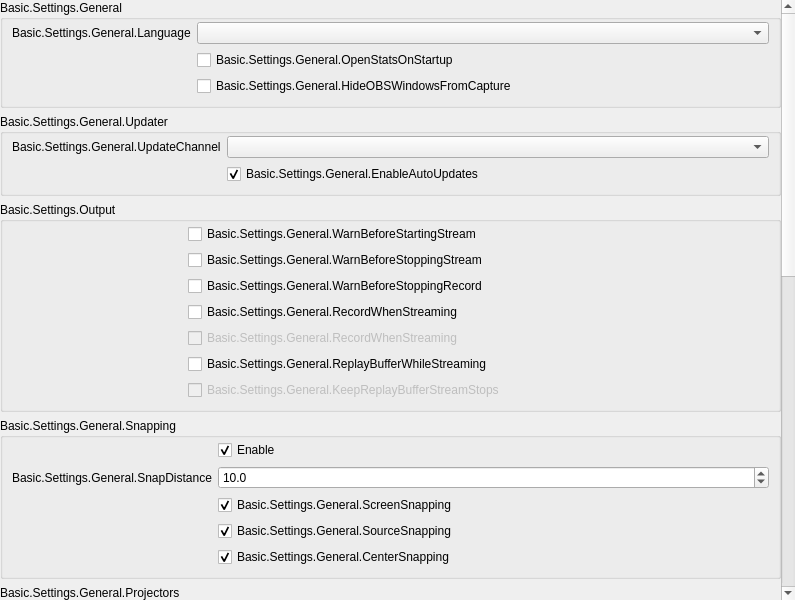
<?xml version="1.0" encoding="UTF-8"?>
<ui version="4.0">
 <class>GeneralPage</class>
 <widget class="QWidget" name="GeneralPage">
  <property name="geometry">
   <rect>
    <x>0</x>
    <y>0</y>
    <width>795</width>
    <height>600</height>
   </rect>
  </property>
  <property name="sizePolicy">
   <sizepolicy hsizetype="Preferred" vsizetype="Expanding">
    <horstretch>0</horstretch>
    <verstretch>0</verstretch>
   </sizepolicy>
  </property>
  <property name="windowTitle">
   <string>Form</string>
  </property>
  <layout class="QVBoxLayout" name="verticalLayout">
   <property name="leftMargin">
    <number>0</number>
   </property>
   <property name="topMargin">
    <number>0</number>
   </property>
   <property name="rightMargin">
    <number>0</number>
   </property>
   <property name="bottomMargin">
    <number>0</number>
   </property>
   <item>
    <widget class="QScrollArea" name="scrollArea_2">
     <property name="frameShape">
      <enum>QFrame::Shape::NoFrame</enum>
     </property>
     <property name="frameShadow">
      <enum>QFrame::Shadow::Plain</enum>
     </property>
     <property name="lineWidth">
      <number>0</number>
     </property>
     <property name="widgetResizable">
      <bool>true</bool>
     </property>
     <widget class="QWidget" name="scrollAreaWidgetContents_2">
      <property name="geometry">
       <rect>
        <x>0</x>
        <y>0</y>
        <width>778</width>
        <height>1260</height>
       </rect>
      </property>
      <property name="sizePolicy">
       <sizepolicy hsizetype="Preferred" vsizetype="Expanding">
        <horstretch>0</horstretch>
        <verstretch>0</verstretch>
       </sizepolicy>
      </property>
      <layout class="QVBoxLayout" name="verticalLayout_19">
       <property name="leftMargin">
        <number>0</number>
       </property>
       <property name="topMargin">
        <number>0</number>
       </property>
       <property name="rightMargin">
        <number>0</number>
       </property>
       <property name="bottomMargin">
        <number>0</number>
       </property>
       <item>
        <widget class="QFrame" name="widget_2">
         <property name="sizePolicy">
          <sizepolicy hsizetype="Preferred" vsizetype="Expanding">
           <horstretch>0</horstretch>
           <verstretch>0</verstretch>
          </sizepolicy>
         </property>
         <layout class="QVBoxLayout" name="verticalLayout_20">
          <property name="leftMargin">
           <number>0</number>
          </property>
          <property name="topMargin">
           <number>0</number>
          </property>
          <property name="rightMargin">
           <number>0</number>
          </property>
          <property name="bottomMargin">
           <number>0</number>
          </property>
          <item>
           <widget class="QGroupBox" name="groupBox_15">
            <property name="title">
             <string>Basic.Settings.General</string>
            </property>
            <layout class="QFormLayout" name="formLayout_32">
             <property name="fieldGrowthPolicy">
              <enum>QFormLayout::FieldGrowthPolicy::AllNonFixedFieldsGrow</enum>
             </property>
             <property name="labelAlignment">
              <set>Qt::AlignmentFlag::AlignRight|Qt::AlignmentFlag::AlignTrailing|Qt::AlignmentFlag::AlignVCenter</set>
             </property>
             <property name="topMargin">
              <number>2</number>
             </property>
             <item row="0" column="0">
              <widget class="QLabel" name="label">
               <property name="text">
                <string>Basic.Settings.General.Language</string>
               </property>
               <property name="buddy">
                <cstring>language</cstring>
               </property>
              </widget>
             </item>
             <item row="0" column="1">
              <widget class="QComboBox" name="language"/>
             </item>
             <item row="1" column="0">
              <spacer name="horizontalSpacer_3">
               <property name="orientation">
                <enum>Qt::Orientation::Horizontal</enum>
               </property>
               <property name="sizeType">
                <enum>QSizePolicy::Policy::Fixed</enum>
               </property>
               <property name="sizeHint" stdset="0">
                <size>
                 <width>170</width>
                 <height>5</height>
                </size>
               </property>
              </spacer>
             </item>
             <item row="1" column="1">
              <widget class="QCheckBox" name="openStatsOnStartup">
               <property name="text">
                <string>Basic.Settings.General.OpenStatsOnStartup</string>
               </property>
              </widget>
             </item>
             <item row="2" column="1">
              <widget class="QCheckBox" name="hideOBSFromCapture">
               <property name="toolTip">
                <string>Basic.Settings.General.HideOBSWindowsFromCapture.Tooltip</string>
               </property>
               <property name="text">
                <string>Basic.Settings.General.HideOBSWindowsFromCapture</string>
               </property>
              </widget>
             </item>
            </layout>
           </widget>
          </item>
          <item>
           <widget class="QGroupBox" name="updateSettingsGroupBox">
            <property name="title">
             <string>Basic.Settings.General.Updater</string>
            </property>
            <layout class="QFormLayout" name="formLayout_20">
             <property name="fieldGrowthPolicy">
              <enum>QFormLayout::FieldGrowthPolicy::AllNonFixedFieldsGrow</enum>
             </property>
             <property name="labelAlignment">
              <set>Qt::AlignmentFlag::AlignRight|Qt::AlignmentFlag::AlignTrailing|Qt::AlignmentFlag::AlignVCenter</set>
             </property>
             <property name="topMargin">
              <number>2</number>
             </property>
             <item row="0" column="0">
              <widget class="QLabel" name="updateChannelLabel">
               <property name="text">
                <string>Basic.Settings.General.UpdateChannel</string>
               </property>
              </widget>
             </item>
             <item row="0" column="1">
              <widget class="QComboBox" name="updateChannelBox">
               <property name="editable">
                <bool>false</bool>
               </property>
               <property name="currentText">
                <string/>
               </property>
              </widget>
             </item>
             <item row="1" column="1">
              <widget class="QCheckBox" name="enableAutoUpdates">
               <property name="text">
                <string>Basic.Settings.General.EnableAutoUpdates</string>
               </property>
               <property name="checked">
                <bool>true</bool>
               </property>
              </widget>
             </item>
             <item row="1" column="0">
              <spacer name="horizontalSpacer_29">
               <property name="orientation">
                <enum>Qt::Orientation::Horizontal</enum>
               </property>
               <property name="sizeType">
                <enum>QSizePolicy::Policy::Fixed</enum>
               </property>
               <property name="sizeHint" stdset="0">
                <size>
                 <width>170</width>
                 <height>20</height>
                </size>
               </property>
              </spacer>
             </item>
            </layout>
           </widget>
          </item>
          <item>
           <widget class="QGroupBox" name="groupBox_16">
            <property name="title">
             <string>Basic.Settings.Output</string>
            </property>
            <layout class="QFormLayout" name="formLayout_2">
             <property name="fieldGrowthPolicy">
              <enum>QFormLayout::FieldGrowthPolicy::AllNonFixedFieldsGrow</enum>
             </property>
             <property name="labelAlignment">
              <set>Qt::AlignmentFlag::AlignRight|Qt::AlignmentFlag::AlignTrailing|Qt::AlignmentFlag::AlignVCenter</set>
             </property>
             <property name="topMargin">
              <number>2</number>
             </property>
             <item row="0" column="0">
              <spacer name="horizontalSpacer_5">
               <property name="orientation">
                <enum>Qt::Orientation::Horizontal</enum>
               </property>
               <property name="sizeType">
                <enum>QSizePolicy::Policy::Fixed</enum>
               </property>
               <property name="sizeHint" stdset="0">
                <size>
                 <width>170</width>
                 <height>5</height>
                </size>
               </property>
              </spacer>
             </item>
             <item row="0" column="1">
              <widget class="QCheckBox" name="warnBeforeStreamStart">
               <property name="text">
                <string>Basic.Settings.General.WarnBeforeStartingStream</string>
               </property>
              </widget>
             </item>
             <item row="1" column="1">
              <widget class="QCheckBox" name="warnBeforeStreamStop">
               <property name="text">
                <string>Basic.Settings.General.WarnBeforeStoppingStream</string>
               </property>
              </widget>
             </item>
             <item row="2" column="1">
              <widget class="QCheckBox" name="warnBeforeRecordStop">
               <property name="text">
                <string>Basic.Settings.General.WarnBeforeStoppingRecord</string>
               </property>
              </widget>
             </item>
             <item row="3" column="1">
              <widget class="QCheckBox" name="recordWhenStreaming">
               <property name="text">
                <string>Basic.Settings.General.RecordWhenStreaming</string>
               </property>
              </widget>
             </item>
             <item row="4" column="1">
              <widget class="QCheckBox" name="keepRecordStreamStops">
               <property name="enabled">
                <bool>false</bool>
               </property>
               <property name="text">
                <string>Basic.Settings.General.RecordWhenStreaming</string>
               </property>
              </widget>
             </item>
             <item row="5" column="1">
              <widget class="QCheckBox" name="replayWhileStreaming">
               <property name="text">
                <string>Basic.Settings.General.ReplayBufferWhileStreaming</string>
               </property>
              </widget>
             </item>
             <item row="6" column="1">
              <widget class="QCheckBox" name="keepReplayStreamStops">
               <property name="enabled">
                <bool>false</bool>
               </property>
               <property name="text">
                <string>Basic.Settings.General.KeepReplayBufferStreamStops</string>
               </property>
              </widget>
             </item>
            </layout>
           </widget>
          </item>
          <item>
           <widget class="QGroupBox" name="groupBox_10">
            <property name="enabled">
             <bool>true</bool>
            </property>
            <property name="title">
             <string>Basic.Settings.General.Snapping</string>
            </property>
            <property name="flat">
             <bool>false</bool>
            </property>
            <layout class="QFormLayout" name="formLayout_21">
             <property name="fieldGrowthPolicy">
              <enum>QFormLayout::FieldGrowthPolicy::AllNonFixedFieldsGrow</enum>
             </property>
             <property name="labelAlignment">
              <set>Qt::AlignmentFlag::AlignRight|Qt::AlignmentFlag::AlignTrailing|Qt::AlignmentFlag::AlignVCenter</set>
             </property>
             <property name="topMargin">
              <number>2</number>
             </property>
             <item row="0" column="1">
              <widget class="QCheckBox" name="snappingEnabled">
               <property name="accessibleName">
                <string>Basic.Settings.General.Snapping</string>
               </property>
               <property name="text">
                <string>Enable</string>
               </property>
               <property name="checked">
                <bool>true</bool>
               </property>
              </widget>
             </item>
             <item row="2" column="1">
              <widget class="QCheckBox" name="screenSnapping">
               <property name="text">
                <string>Basic.Settings.General.ScreenSnapping</string>
               </property>
               <property name="checked">
                <bool>true</bool>
               </property>
              </widget>
             </item>
             <item row="4" column="1">
              <widget class="QCheckBox" name="centerSnapping">
               <property name="text">
                <string>Basic.Settings.General.CenterSnapping</string>
               </property>
               <property name="checked">
                <bool>true</bool>
               </property>
              </widget>
             </item>
             <item row="3" column="1">
              <widget class="QCheckBox" name="sourceSnapping">
               <property name="text">
                <string>Basic.Settings.General.SourceSnapping</string>
               </property>
               <property name="checked">
                <bool>true</bool>
               </property>
              </widget>
             </item>
             <item row="1" column="1">
              <widget class="QDoubleSpinBox" name="snapDistance">
               <property name="decimals">
                <number>1</number>
               </property>
               <property name="singleStep">
                <double>0.500000000000000</double>
               </property>
               <property name="value">
                <double>10.000000000000000</double>
               </property>
              </widget>
             </item>
             <item row="1" column="0">
              <widget class="QLabel" name="label_9">
               <property name="text">
                <string>Basic.Settings.General.SnapDistance</string>
               </property>
               <property name="buddy">
                <cstring>snapDistance</cstring>
               </property>
              </widget>
             </item>
             <item row="3" column="0">
              <spacer name="horizontalSpacer_4">
               <property name="orientation">
                <enum>Qt::Orientation::Horizontal</enum>
               </property>
               <property name="sizeType">
                <enum>QSizePolicy::Policy::Fixed</enum>
               </property>
               <property name="sizeHint" stdset="0">
                <size>
                 <width>170</width>
                 <height>5</height>
                </size>
               </property>
              </spacer>
             </item>
            </layout>
           </widget>
          </item>
          <item>
           <widget class="QGroupBox" name="groupBox_14">
            <property name="title">
             <string>Basic.Settings.General.Projectors</string>
            </property>
            <layout class="QFormLayout" name="formLayout_28">
             <property name="fieldGrowthPolicy">
              <enum>QFormLayout::FieldGrowthPolicy::AllNonFixedFieldsGrow</enum>
             </property>
             <property name="labelAlignment">
              <set>Qt::AlignmentFlag::AlignRight|Qt::AlignmentFlag::AlignTrailing|Qt::AlignmentFlag::AlignVCenter</set>
             </property>
             <property name="topMargin">
              <number>2</number>
             </property>
             <item row="0" column="1">
              <widget class="QCheckBox" name="hideProjectorCursor">
               <property name="text">
                <string>Basic.Settings.General.HideProjectorCursor</string>
               </property>
              </widget>
             </item>
             <item row="1" column="1">
              <widget class="QCheckBox" name="projectorAlwaysOnTop">
               <property name="text">
                <string>Basic.Settings.General.ProjectorAlwaysOnTop</string>
               </property>
              </widget>
             </item>
             <item row="2" column="1">
              <widget class="QCheckBox" name="saveProjectors">
               <property name="text">
                <string>Basic.Settings.General.SaveProjectors</string>
               </property>
              </widget>
             </item>
             <item row="3" column="1">
              <widget class="QCheckBox" name="closeProjectors">
               <property name="text">
                <string>Basic.Settings.General.CloseExistingProjectors</string>
               </property>
              </widget>
             </item>
             <item row="1" column="0">
              <spacer name="horizontalSpacer">
               <property name="orientation">
                <enum>Qt::Orientation::Horizontal</enum>
               </property>
               <property name="sizeType">
                <enum>QSizePolicy::Policy::Fixed</enum>
               </property>
               <property name="sizeHint" stdset="0">
                <size>
                 <width>170</width>
                 <height>5</height>
                </size>
               </property>
              </spacer>
             </item>
            </layout>
           </widget>
          </item>
          <item>
           <widget class="QGroupBox" name="groupBox_13">
            <property name="title">
             <string>Basic.Settings.General.SysTray</string>
            </property>
            <layout class="QFormLayout" name="formLayout_29">
             <property name="fieldGrowthPolicy">
              <enum>QFormLayout::FieldGrowthPolicy::AllNonFixedFieldsGrow</enum>
             </property>
             <property name="labelAlignment">
              <set>Qt::AlignmentFlag::AlignRight|Qt::AlignmentFlag::AlignTrailing|Qt::AlignmentFlag::AlignVCenter</set>
             </property>
             <property name="topMargin">
              <number>2</number>
             </property>
             <item row="0" column="1">
              <widget class="QCheckBox" name="systemTrayEnabled">
               <property name="accessibleName">
                <string>Basic.Settings.General.SysTray</string>
               </property>
               <property name="text">
                <string>Enable</string>
               </property>
              </widget>
             </item>
             <item row="1" column="1">
              <widget class="QCheckBox" name="systemTrayWhenStarted">
               <property name="enabled">
                <bool>false</bool>
               </property>
               <property name="text">
                <string>Basic.Settings.General.SysTrayWhenStarted</string>
               </property>
              </widget>
             </item>
             <item row="2" column="1">
              <widget class="QCheckBox" name="systemTrayAlways">
               <property name="enabled">
                <bool>false</bool>
               </property>
               <property name="text">
                <string>Basic.Settings.General.SystemTrayHideMinimize</string>
               </property>
              </widget>
             </item>
             <item row="1" column="0">
              <spacer name="horizontalSpacer_2">
               <property name="orientation">
                <enum>Qt::Orientation::Horizontal</enum>
               </property>
               <property name="sizeType">
                <enum>QSizePolicy::Policy::Fixed</enum>
               </property>
               <property name="sizeHint" stdset="0">
                <size>
                 <width>170</width>
                 <height>5</height>
                </size>
               </property>
              </spacer>
             </item>
            </layout>
           </widget>
          </item>
          <item>
           <widget class="QGroupBox" name="groupBox_18">
            <property name="title">
             <string>StudioMode.Preview</string>
            </property>
            <layout class="QFormLayout" name="formLayout_35">
             <property name="fieldGrowthPolicy">
              <enum>QFormLayout::FieldGrowthPolicy::AllNonFixedFieldsGrow</enum>
             </property>
             <property name="labelAlignment">
              <set>Qt::AlignmentFlag::AlignRight|Qt::AlignmentFlag::AlignTrailing|Qt::AlignmentFlag::AlignVCenter</set>
             </property>
             <property name="topMargin">
              <number>2</number>
             </property>
             <item row="1" column="1">
              <widget class="QCheckBox" name="overflowAlwaysVisible">
               <property name="text">
                <string>Basic.Settings.General.OverflowAlwaysVisible</string>
               </property>
              </widget>
             </item>
             <item row="0" column="0">
              <spacer name="horizontalSpacer_25">
               <property name="orientation">
                <enum>Qt::Orientation::Horizontal</enum>
               </property>
               <property name="sizeHint" stdset="0">
                <size>
                 <width>170</width>
                 <height>5</height>
                </size>
               </property>
              </spacer>
             </item>
             <item row="2" column="1">
              <widget class="QCheckBox" name="overflowSelectionHide">
               <property name="text">
                <string>Basic.Settings.General.OverflowSelectionHidden</string>
               </property>
              </widget>
             </item>
             <item row="3" column="1">
              <widget class="QCheckBox" name="previewSafeAreas">
               <property name="text">
                <string>Basic.Settings.General.Multiview.DrawSafeAreas</string>
               </property>
              </widget>
             </item>
             <item row="4" column="1">
              <widget class="QCheckBox" name="previewSpacingHelpers">
               <property name="text">
                <string>Basic.Settings.General.SpacingHelpers</string>
               </property>
              </widget>
             </item>
             <item row="0" column="1">
              <widget class="QCheckBox" name="overflowHide">
               <property name="text">
                <string>Basic.Settings.General.OverflowHidden</string>
               </property>
              </widget>
             </item>
            </layout>
           </widget>
          </item>
          <item>
           <widget class="QGroupBox" name="groupBox_19">
            <property name="title">
             <string>Basic.Settings.General.Importers</string>
            </property>
            <layout class="QFormLayout" name="formLayout_36">
             <property name="fieldGrowthPolicy">
              <enum>QFormLayout::FieldGrowthPolicy::AllNonFixedFieldsGrow</enum>
             </property>
             <property name="labelAlignment">
              <set>Qt::AlignmentFlag::AlignRight|Qt::AlignmentFlag::AlignTrailing|Qt::AlignmentFlag::AlignVCenter</set>
             </property>
             <property name="topMargin">
              <number>2</number>
             </property>
             <item row="0" column="0">
              <spacer name="horizontalSpacer_26">
               <property name="orientation">
                <enum>Qt::Orientation::Horizontal</enum>
               </property>
               <property name="sizeHint" stdset="0">
                <size>
                 <width>170</width>
                 <height>5</height>
                </size>
               </property>
              </spacer>
             </item>
             <item row="0" column="1">
              <widget class="QCheckBox" name="automaticSearch">
               <property name="text">
                <string>Basic.Settings.General.AutomaticCollectionSearch</string>
               </property>
              </widget>
             </item>
            </layout>
           </widget>
          </item>
          <item>
           <widget class="QGroupBox" name="groupBox_11">
            <property name="title">
             <string>Basic.TogglePreviewProgramMode</string>
            </property>
            <layout class="QFormLayout" name="formLayout_31">
             <property name="fieldGrowthPolicy">
              <enum>QFormLayout::FieldGrowthPolicy::AllNonFixedFieldsGrow</enum>
             </property>
             <property name="labelAlignment">
              <set>Qt::AlignmentFlag::AlignRight|Qt::AlignmentFlag::AlignTrailing|Qt::AlignmentFlag::AlignVCenter</set>
             </property>
             <property name="topMargin">
              <number>2</number>
             </property>
             <item row="0" column="1">
              <widget class="QCheckBox" name="doubleClickSwitch">
               <property name="text">
                <string>Basic.Settings.General.SwitchOnDoubleClick</string>
               </property>
              </widget>
             </item>
             <item row="0" column="0">
              <spacer name="horizontalSpacer_6">
               <property name="orientation">
                <enum>Qt::Orientation::Horizontal</enum>
               </property>
               <property name="sizeHint" stdset="0">
                <size>
                 <width>170</width>
                 <height>5</height>
                </size>
               </property>
              </spacer>
             </item>
             <item row="1" column="1">
              <widget class="QCheckBox" name="studioPortraitLayout">
               <property name="text">
                <string>Basic.Settings.General.StudioPortraitLayout</string>
               </property>
              </widget>
             </item>
             <item row="2" column="1">
              <widget class="QCheckBox" name="prevProgLabelToggle">
               <property name="text">
                <string>Basic.Settings.General.TogglePreviewProgramLabels</string>
               </property>
               <property name="checked">
                <bool>true</bool>
               </property>
              </widget>
             </item>
            </layout>
           </widget>
          </item>
          <item>
           <widget class="QGroupBox" name="groupBoxMultiview">
            <property name="title">
             <string>Basic.Settings.General.Multiview</string>
            </property>
            <layout class="QFormLayout" name="formLayoutMultiview">
             <property name="fieldGrowthPolicy">
              <enum>QFormLayout::FieldGrowthPolicy::AllNonFixedFieldsGrow</enum>
             </property>
             <property name="labelAlignment">
              <set>Qt::AlignmentFlag::AlignRight|Qt::AlignmentFlag::AlignTrailing|Qt::AlignmentFlag::AlignVCenter</set>
             </property>
             <property name="topMargin">
              <number>2</number>
             </property>
             <item row="0" column="0">
              <spacer name="horizontalSpacerMultiview">
               <property name="orientation">
                <enum>Qt::Orientation::Horizontal</enum>
               </property>
               <property name="sizeType">
                <enum>QSizePolicy::Policy::Fixed</enum>
               </property>
               <property name="sizeHint" stdset="0">
                <size>
                 <width>170</width>
                 <height>5</height>
                </size>
               </property>
              </spacer>
             </item>
             <item row="0" column="1">
              <widget class="QCheckBox" name="multiviewMouseSwitch">
               <property name="text">
                <string>Basic.Settings.General.Multiview.MouseSwitch</string>
               </property>
               <property name="checked">
                <bool>true</bool>
               </property>
              </widget>
             </item>
             <item row="1" column="1">
              <widget class="QCheckBox" name="multiviewDrawNames">
               <property name="text">
                <string>Basic.Settings.General.Multiview.DrawSourceNames</string>
               </property>
               <property name="checked">
                <bool>true</bool>
               </property>
              </widget>
             </item>
             <item row="2" column="1">
              <widget class="QCheckBox" name="multiviewDrawAreas">
               <property name="text">
                <string>Basic.Settings.General.Multiview.DrawSafeAreas</string>
               </property>
               <property name="checked">
                <bool>true</bool>
               </property>
              </widget>
             </item>
             <item row="3" column="1">
              <widget class="QComboBox" name="multiviewLayout"/>
             </item>
             <item row="3" column="0">
              <widget class="QLabel" name="label_64">
               <property name="text">
                <string>Basic.Settings.General.MultiviewLayout</string>
               </property>
               <property name="buddy">
                <cstring>multiviewLayout</cstring>
               </property>
              </widget>
             </item>
            </layout>
           </widget>
          </item>
          <item>
           <spacer name="verticalSpacer_11">
            <property name="orientation">
             <enum>Qt::Orientation::Vertical</enum>
            </property>
            <property name="sizeHint" stdset="0">
             <size>
              <width>20</width>
              <height>10</height>
             </size>
            </property>
           </spacer>
          </item>
         </layout>
        </widget>
       </item>
      </layout>
     </widget>
    </widget>
   </item>
  </layout>
 </widget>
 <resources/>
 <connections/>
</ui>
